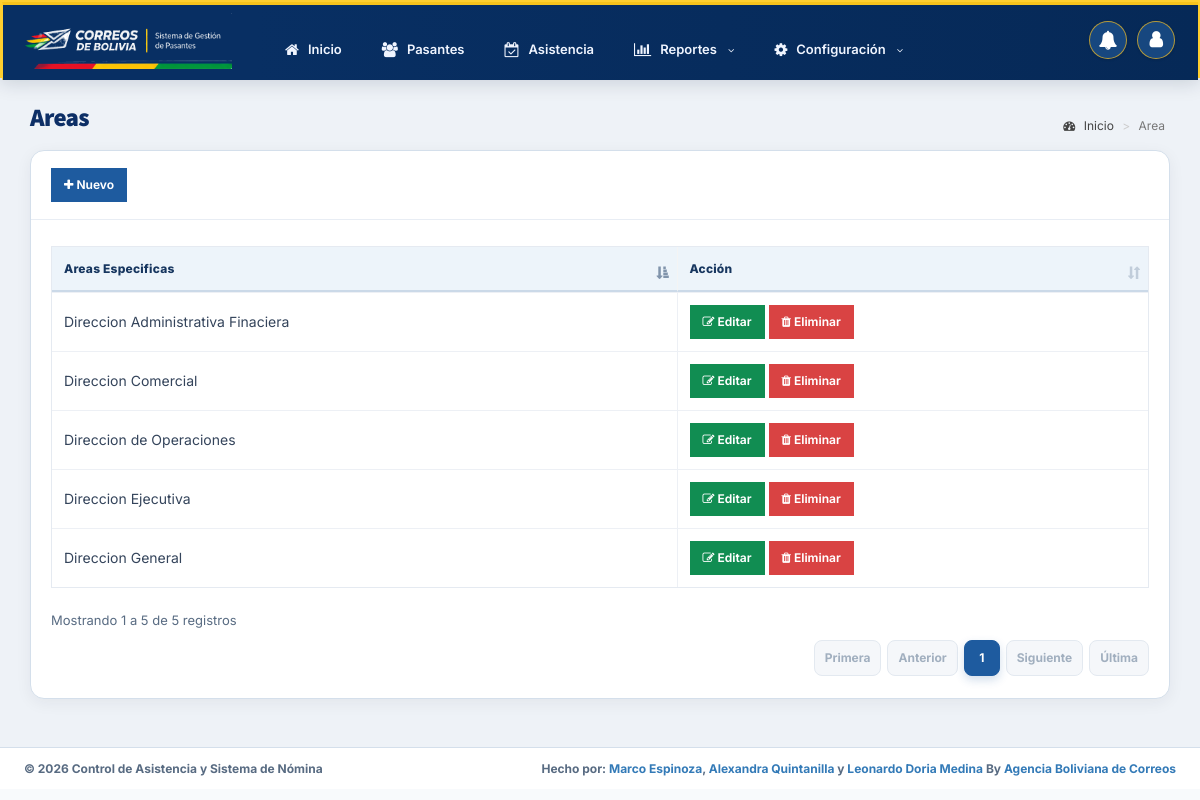
The page /admin/position.php (signed in) on the database its author committed.
### tables this page shows
CREATE TABLE IF NOT EXISTS `position` (
  `id` int(11) NOT NULL AUTO_INCREMENT,
  `description` varchar(150) NOT NULL,
  PRIMARY KEY (`id`)
);

### admin/position.php (the view, shortened to what this page needs)
<?php include 'includes/session.php'; ?>
<?php include 'includes/header.php'; ?>
<body class="hold-transition skin-blue sidebar-mini">
<div class="wrapper">
  <?php include 'includes/navbar.php'; ?>
  <div class="content-wrapper">
    <section class="content-header">
      <h1>
      Areas
      </h1>
      <ol class="breadcrumb">
        <li><a href="#"><i class="fa fa-dashboard"></i> Inicio</a></li>
        <li class="active">Area</li>
      </ol>
    </section>
    <section class="content">
      <div class="row">
        <div class="col-xs-12">
          <div class="box">
            <div class="box-header with-border">
              <a href="#addnew" data-toggle="modal" class="btn btn-primary btn-sm btn-flat"><i class="fa fa-plus"></i> Nuevo</a>
            </div>
            <div class="box-body">
              <table id="example1" class="table table-bordered areas-list-table">
                <thead>
                  <th>Areas Especificas</th>
                  <th>Acción</th>
                </thead>
                <tbody>
                  <?php
                    $sql = "SELECT * FROM position";
                    $query = $conn->query($sql);
                    while($row = $query->fetch_assoc()){
                      echo "
                        <tr>
                          <td>".$row['description']."</td>
                          <td>
                            <button class='btn btn-success btn-sm edit btn-flat' data-id='".$row['id']."'><i class='fa fa-edit'></i> Editar</button>
                            <button class='btn btn-danger btn-sm delete btn-flat' data-id='".$row['id']."'><i class='fa fa-trash'></i> Eliminar</button>
                          </td>
                        </tr>
                      ";
                    }
                  ?>
                </tbody>
              </table>
            </div>
          </div>
        </div>
      </div>
    </section>
  </div>
  <?php include 'includes/footer.php'; ?>
</div>
</body>
</html>

### rows shown on the page
position: description "Direccion Administrativa Finaciera"
position: description "Direccion de Operaciones"
position: description "Direccion Comercial"
position: description "Direccion Ejecutiva"
position: description "Direccion General"
